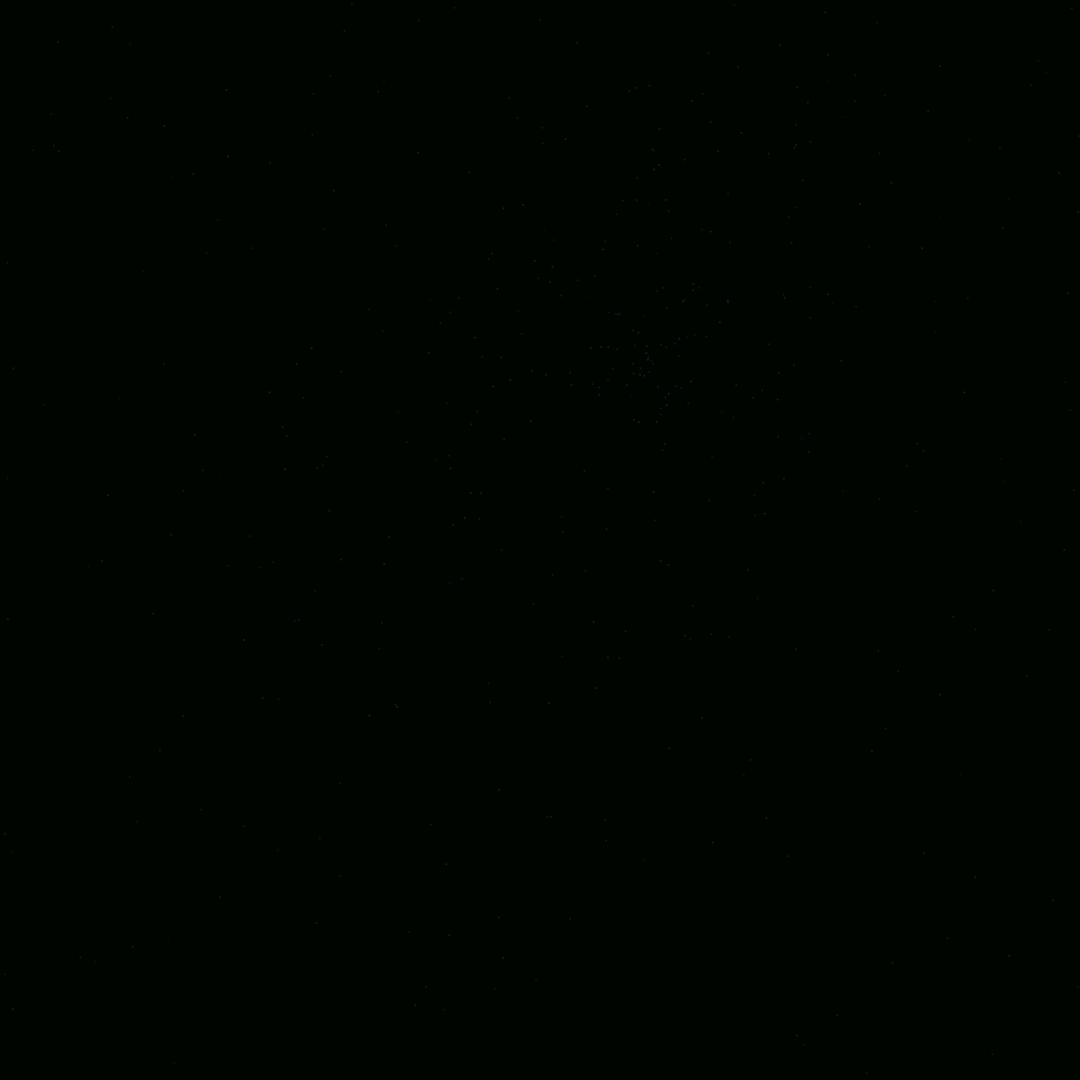
Frame 1 (no input)
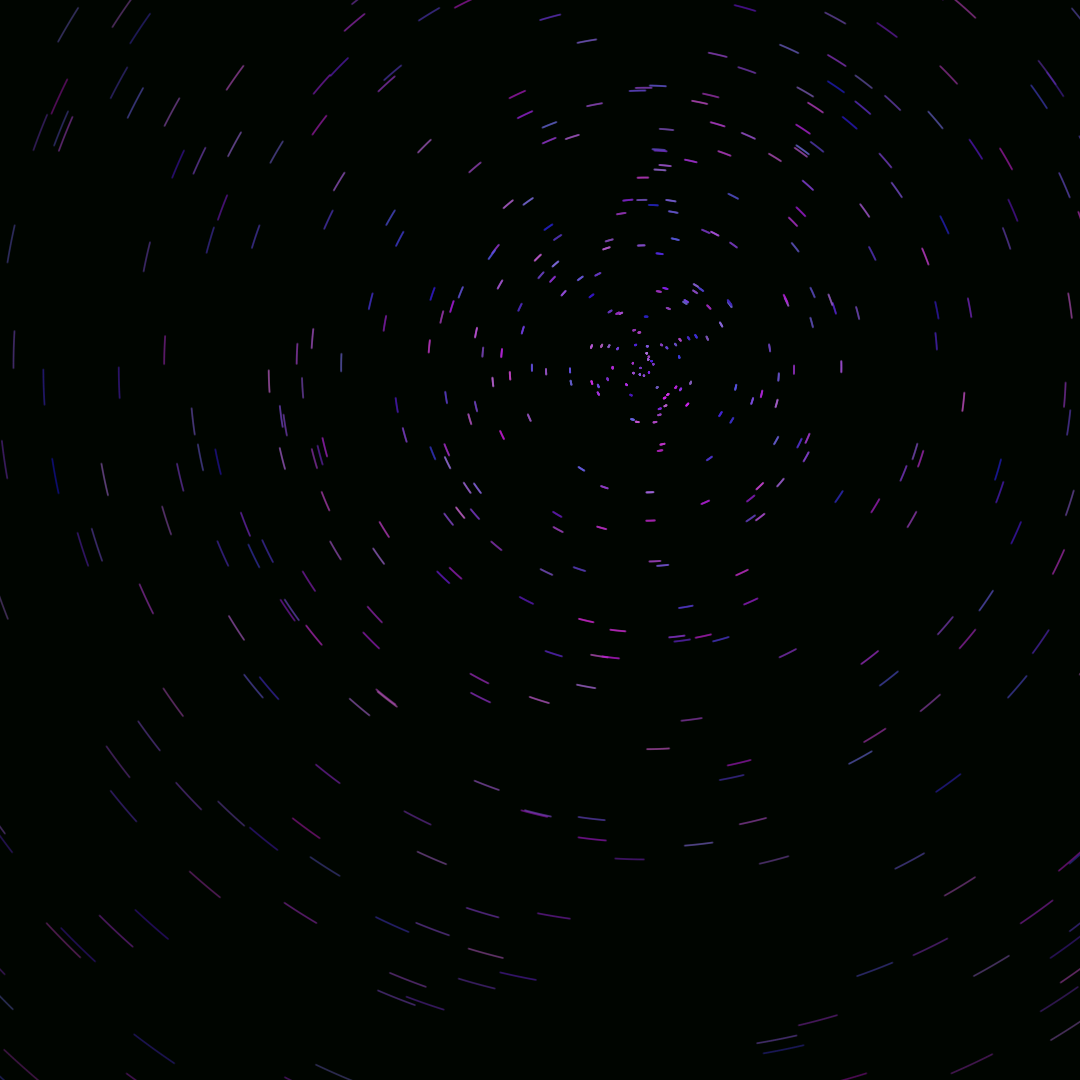
Frame 60 (the mouse pressed at the canvas centre just before this capture)
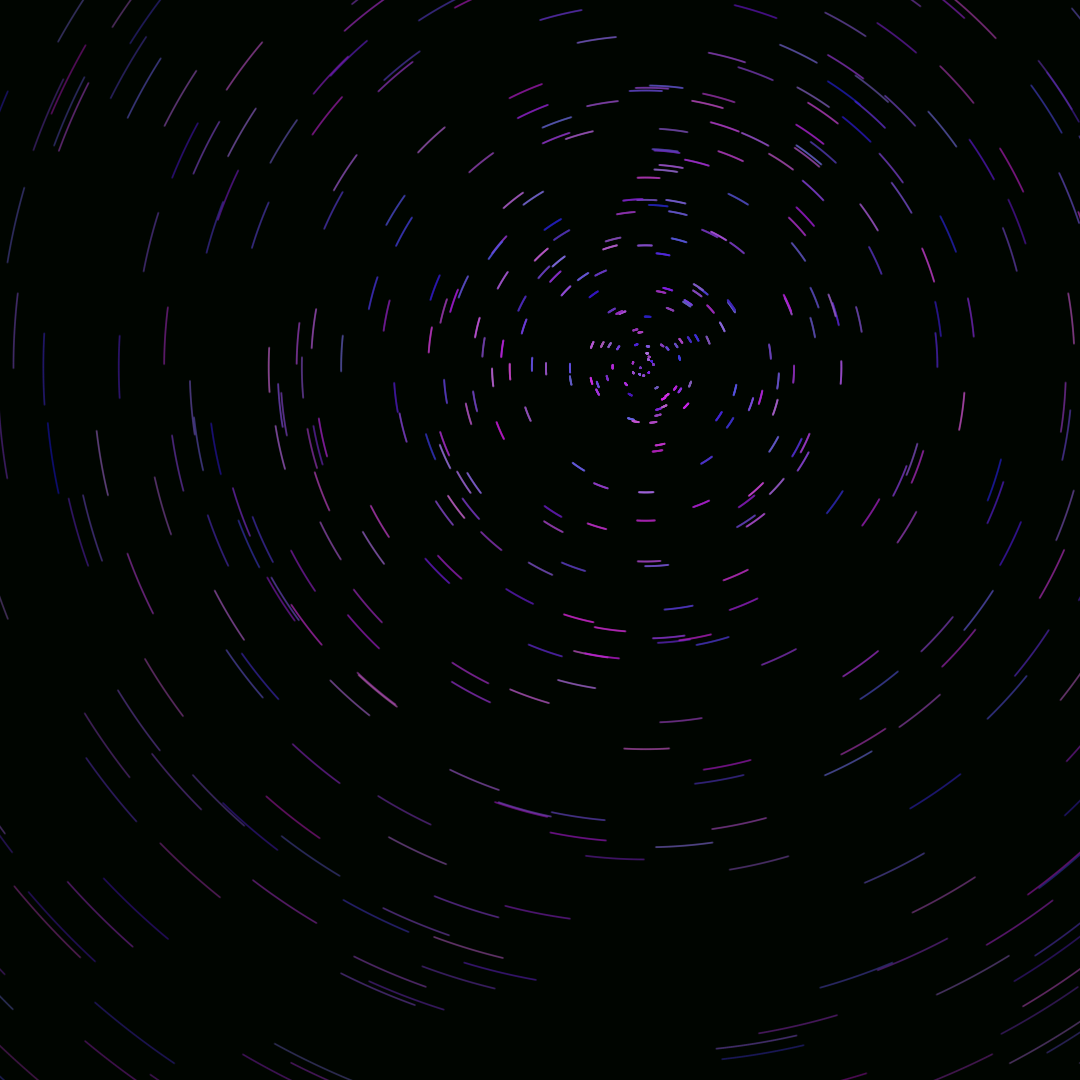
Frame 120 (the mouse held since frame 60 and released just before this capture)

The Processing sketch that drew these frames (run headless with seeded random() and noise(); from frame 60 on, the mouse is pressed at the canvas centre):

// Processing sketch: Star_Trail
// ── Star_Trail.pde
Particle[] p;
int num = 800;
float cx, cy;
float baseColor = 280;

void setup()
{
  //blendMode(SCREEN);
  smooth(8);
  colorMode(HSB, 360, 100, 100);
  size(1080, 1080);
  background((baseColor+200)%360, 90, 2);
  cx = random(width/6, width*5/6);
  cy = random(height/6, height*5/6);
  p = new Particle[num];
  for (int i=0; i<num; i++) {
    p[i] = new Particle(width>height ? random(width) : random(height), random(2*PI));
    p[i].setCenter(cx, cy);
  }
}

void draw()
{
  for (int i=0; i<num; i++) {
    p[i].move();
    p[i].display();
  }
}

// ── Particle.pde
class Particle
{
  float r, angle, pAngle, dA = .001;
  float cx, cy;
  float baseColor = 270;
  color c;

  Particle(float r, float angle)
  {
    this.r = r;
    this.angle = pAngle = angle;
    c = color(random(baseColor-30, baseColor+30), random(50, 90), random(70, 90), 50);
    strokeWeight(1.5);
  }

  void setCenter(float x, float y)
  {
    cx = x;
    cy = y;
  }

  void move()
  {
    pAngle = angle;
    angle += dA;
  }

  void display()
  {
    noStroke();
    fill(c);
    circle(cx+r*cos(angle), cy+r*sin(angle), 2);
  }
}
